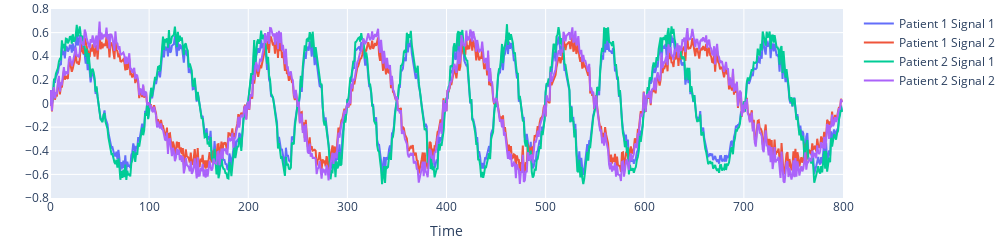

This figure's notebook cell:
### Markdown cell above
### Chnage frequency by time (more advanced)

### Code cell
# Parameters
f_1 = np.array([0.01]*200 + [0.02]*400 + [0.01]*200)
f_2 = np.array([0.005]*200 + [0.01]*400 + [0.005]*200)
sample = 800
n_samples = 1024

# Amplitudes
amp_1 = np.random.normal(0.4, 0.05, n_samples)
amp_2 = np.random.normal(0.6, 0.05, n_samples)

# Generate noise
x = np.arange(sample)
noise_1 = np.random.normal(0,0.05,(n_samples,sample))
noise_2 = np.random.normal(0,0.05,(n_samples,sample))

amp_1 = amp_1.reshape(-1,1)
amp_2 = amp_2.reshape(-1,1)

# Generate signal
sin_1_person_1 = amp_1*np.sin(2 * np.pi * f_1 * x) + noise_1
sin_1_person_2 = amp_2*np.sin(2 * np.pi * f_1 * x) + noise_1

sin_2_person_1 = amp_1*np.sin(2 * np.pi * f_2 * x)+ noise_2
sin_2_person_2 = amp_2*np.sin(2 * np.pi * f_2 * x) + noise_2

# Create dataframe
Sin_1 = np.vstack([sin_1_person_1, sin_1_person_2])
Sin_2 = np.vstack([sin_2_person_1, sin_2_person_2])

df_1 = pd.DataFrame(Sin_1)
df_2 = pd.DataFrame(Sin_2)

final_df = pd.concat([df_1, df_2], axis=1)

# Save dataframe
person_label = np.append(['1']*n_samples, ['2']*n_samples)

final_df['ID'] = person_label

time = list(range(len(sin_1_person_1[0])))
fig = go.Figure()
fig.add_trace(go.Scatter(x=time, y=sin_1_person_1[0],
                    mode='lines',
                    name='Patient 1 Signal 1'))
fig.add_trace(go.Scatter(x=time, y=sin_2_person_1[0],
                    mode='lines', name='Patient 1 Signal 2'))
fig.add_trace(go.Scatter(x=time, y=sin_1_person_2[0],
                    mode='lines',
                    name='Patient 2 Signal 1'))
fig.add_trace(go.Scatter(x=time, y=sin_2_person_2[0],
                    mode='lines', name='Patient 2 Signal 2'))

fig.update_yaxes(title_text="", range=[-0.8, 0.8], dtick=0.2)
fig.update_xaxes(title_text="Time", range=[0, 800])

#update hight and width of figure
fig.update_layout(height=200, width=1000, margin = {'l':0,'r':0,'t':0,'b':0})
fig.show()

# save figure as pdf
# fig.write_image("../Figures/Sine_with_freq_change_double.pdf")

# final_df.to_pickle("../Dataset/data_frame_sine_freq_change_double.pkl")

### Figure 1 — Plotly figure (JSON) as saved in the notebook; plotly's stock layout.template omitted (floating-point values rounded to 4 significant figures; data arrays with more than 128 entries replaced by an {"elided": "..."} marker saying what was removed)
{"data": [{"mode": "lines", "name": "Patient 1 Signal 1", "type": "scatter", "x": {"elided": "800 int values"}, "y": {"elided": "800 float values"}}, {"mode": "lines", "name": "Patient 1 Signal 2", "type": "scatter", "x": {"elided": "800 int values"}, "y": {"elided": "800 float values"}}, {"mode": "lines", "name": "Patient 2 Signal 1", "type": "scatter", "x": {"elided": "800 int values"}, "y": {"elided": "800 float values"}}, {"mode": "lines", "name": "Patient 2 Signal 2", "type": "scatter", "x": {"elided": "800 int values"}, "y": {"elided": "800 float values"}}], "layout": {"height": 200, "margin": {"b": 0, "l": 0, "r": 0, "t": 0}, "width": 1000, "xaxis": {"range": [0, 800], "title": {"text": "Time"}}, "yaxis": {"dtick": 0.2, "range": [-0.8, 0.8], "title": {"text": ""}}}}
